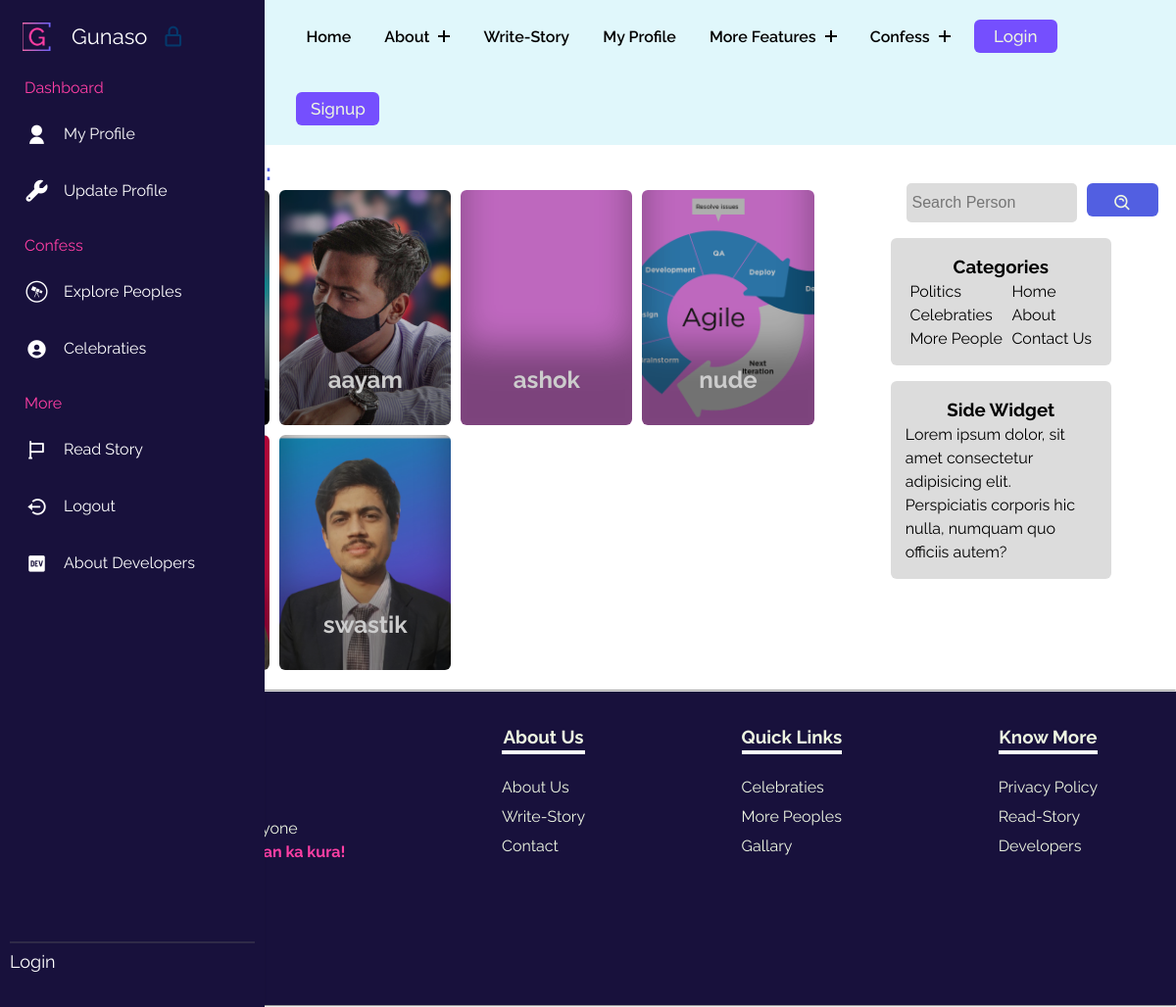
Before: /searchperson/ with the older database file.
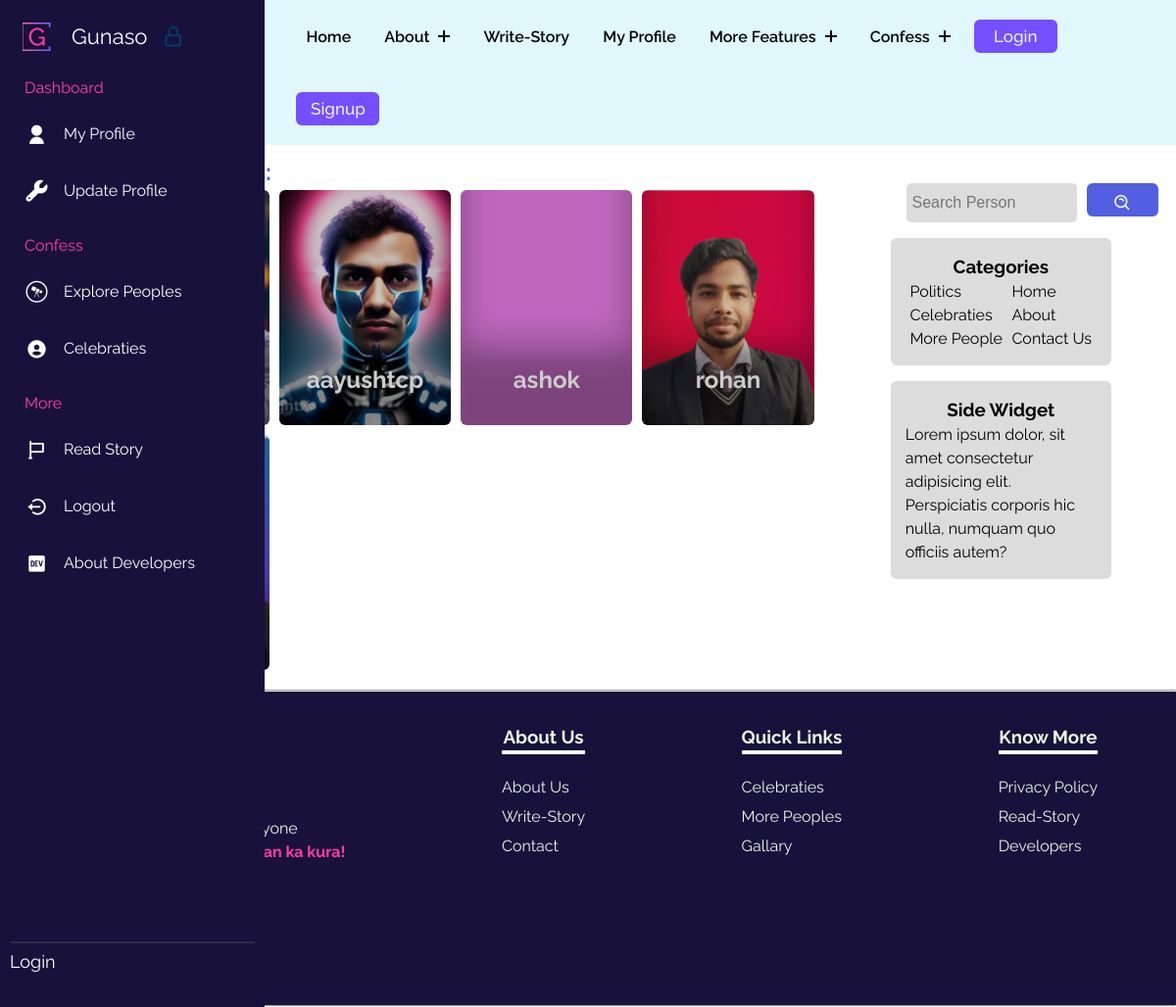
After: the same page with the newer database file.
### gunasoApp/models.py (models this page shows, shortened)
class Profile(models.Model):
    user = models.OneToOneField(User, on_delete=models.CASCADE, related_name="Profile")
    image = models.ImageField(upload_to="gunasoApp/images/loggeduserImages", blank=True, default="upload-image")

### gunasoApp/views.py (the view)
# urls.py: path('searchperson/', views.searchperson, name="searchperson"),
def searchperson(request):
    query = request.GET.get('query', '')
    if len(query) > 100:
        allPerson = Profile.objects.none()
    else:
        try:
            user_id = int(query)
            person = Profile.objects.filter(user_id=user_id)
        except ValueError:
            person = Profile.objects.none()
        allPersonContent = Profile.objects.filter(user__username__icontains=query)
        allPerson = person.union(allPersonContent)
    params = {'allPerson': allPerson, 'query': query}
    return render(request, 'searchperson.html', params)

### templates/searchperson.html (shortened to what this page needs)
{% extends 'base.html' %}
{% load static %}
    {% block base_style%}
    {{ block.super }}
    <link rel="stylesheet" href="{% static 'styles/persons.css' %}">
    {% endblock base_style%}
    {% block content %}
    <div class="famoustopicsmain">
        <div class="containflex">
            <div class="leftside">
                <h2>Search <span class="blue">Results:</span></h2>
                    <div class="gridcontain">
                        {% for person in allPerson %}
                        <a href="../user/{{person.user}}">
                            <div class="card" style="background-image: url(../media/{{person.image}});">
                                <h2>{{person.user}}</h2>
                            </div>
                        </a>
                        {% endfor %}
                    </div>
            </div>
            <div class="rightside">
                <div class="searchdiv">
                    <form method="get" action="{% url 'searchperson' %}">
                        <input class="searchinp" type="search" placeholder="Search Person" aria-label="Search"
                            name="query" id="query">
                        <button class="copybtn" type="submit" style="margin: 0;">
                            <i class='bx bx-search-alt'></i>
                        </button>
                    </form>
                </div>
                <div class="catandside">
                    <div class="categoriesdiv">
                        <h3>Categories</h3>
                        <div class="uls">
                            <ul class="lineone">
                                <li><a href="#">Politics</a></li>
                                <li><a href="#">Celebraties</a></li>
                                <li><a href="#">More People</a></li>
                            </ul>
                            <ul class="lineone">
                                <li><a href="/">Home</a></li>
                                <li><a href="/about">About</a></li>
                                <li><a href="/">Contact Us</a></li>
                            </ul>
                        </div>
                    </div>
                    <div class="categoriesdiv">
                        <h3>Side Widget</h3>
                        <p>Lorem ipsum dolor, sit amet consectetur adipisicing elit. Perspiciatis corporis hic nulla,
                            numquam quo officiis autem?</p>
                    </div>
                </div>
            </div>
        </div>
    </div>
    {% endblock %}

Changed rows visible on the page:
no longer on this page (row unchanged): Profile: image (picture), user "aayam"
removed Profile: image (picture), user "nude"
no longer on this page (row unchanged): Profile: image (picture), user "swastik"
added Profile: image (picture), user "aayushtcp"
now on this page (row unchanged): Profile: image (picture), user "rohan"
